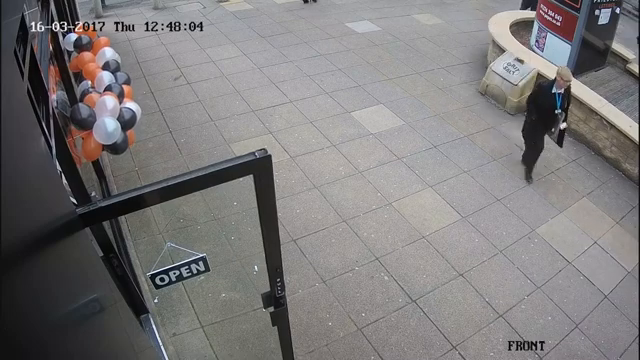
#> input picture frame 193 of cctv.mp4, 640 x 360 px
$ python 1MOG2.py
#> lines starting #> are read from the running program, lines starting #| are printed output that depends on the picture; after the words box and inside, x2 and y2 are one past the last pixel; in counts of white or black regions, pixels touching at a corner belong together
import cv2

# MOG2
MOG2_subtractor = cv2.createBackgroundSubtractorMOG2(detectShadows=True)

# Menggunakan webcam (0)
camera = cv2.VideoCapture("cctv.mp4")

while True:
    ret, frame = camera.read()
#> frame is the input picture: shape (360, 640, 3); mean B, G, R 122.5, 121.9, 124.3

    # Every frame is used both for calculating the foreground mask and for updating the background.
    foreground_mask = MOG2_subtractor.apply(frame)
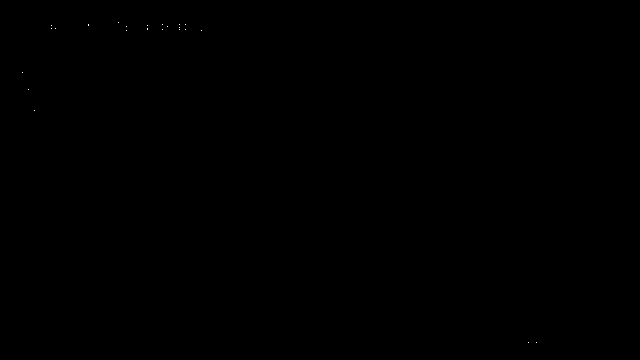
#> foreground_mask: shape (360, 640); values 127 (black) and 255 (white), 0.01% white in thin lines or dots, all inside (x1, y1, x2, y2) = (22, 22, 537, 343)

    # Threshold if it is bigger than 240 pixel is equal to 255 if smaller pixel is equal to 0
    # create binary image, it contains only white and black pixels
    ret, threshold = cv2.threshold(foreground_mask.copy(), 120, 255, cv2.THRESH_BINARY)
#> threshold: shape (360, 640); every value is 255

    # Dilation expands or thickens regions of interest in an image.
    dilated = cv2.dilate(threshold, cv2.getStructuringElement(cv2.MORPH_ELLIPSE, (5,5)), iterations=2)

    # Find contours
    contours, hier = cv2.findContours(dilated, cv2.RETR_EXTERNAL, cv2.CHAIN_APPROX_SIMPLE)
#> contours = [[[0, 0], [0, 359], [639, 359], [639, 0]]]

    # Check every contour if it exceeds certain value, draw bounding boxes
    for contour in contours:
        # If area exceeds certain value then draw bounding boxes
        if cv2.contourArea(contour) > 500:
            x, y, w, h = cv2.boundingRect(contour)
            cv2.rectangle(frame, (x, y), (x+w, y+h), (255, 255, 0), 2)
#> this loop made 1 pass
#> (contour, x, y, w, h) on pass 1: ([[0, 0], [0, 359], [639, 359], [639, 0]], 0, 0, 640, 360)
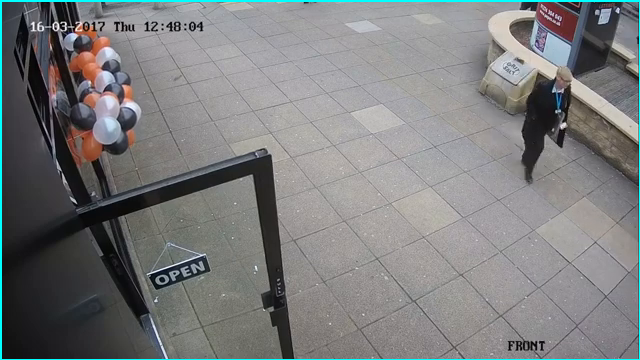
#> frame: shape (360, 640, 3); 1.3% of pixels changed, all inside (x1, y1, x2, y2) = (0, 0, 640, 360)

    cv2.imshow("Subtractor", foreground_mask)
    cv2.imshow("Threshold", threshold)
    cv2.imshow("Detection", frame)

    if cv2.waitKey(30) & 0xff == 27:
#> (key Esc is pressed here)
        break

camera.release()
cv2.destroyAllWindows()

$ run again, starting later in the video
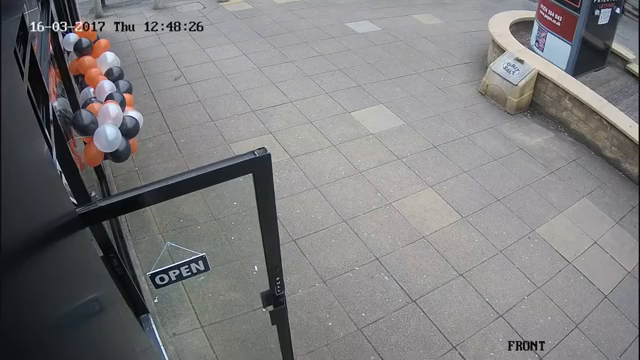
#> input picture frame 872 of cctv.mp4, 640 x 360 px
#> frame is the input picture: shape (360, 640, 3); mean B, G, R 126.1, 124.6, 125.5
#> foreground_mask: shape (360, 640); values 127 (black) and 255 (white), 0.01% white in thin lines or dots, all inside (x1, y1, x2, y2) = (28, 24, 532, 350)
#> threshold: shape (360, 640); every value is 255
#> contours = [[[0, 0], [0, 359], [639, 359], [639, 0]]]
#> the loop `for contour in contours:` made 1 pass
#> (contour, x, y, w, h) on pass 1: ([[0, 0], [0, 359], [639, 359], [639, 0]], 0, 0, 640, 360)
#> after the loop `for contour in contours:`:
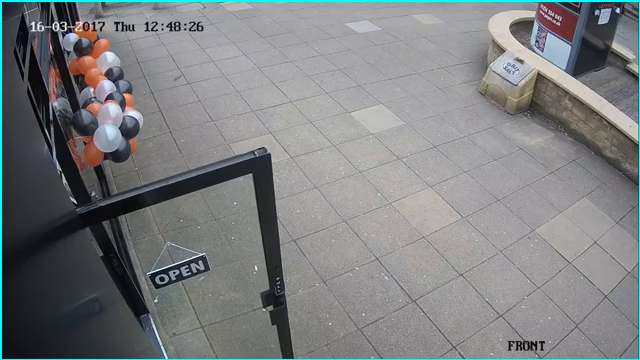
#> frame: shape (360, 640, 3); 1.3% of pixels changed, all inside (x1, y1, x2, y2) = (0, 0, 640, 360)

$ run again, starting later in the video
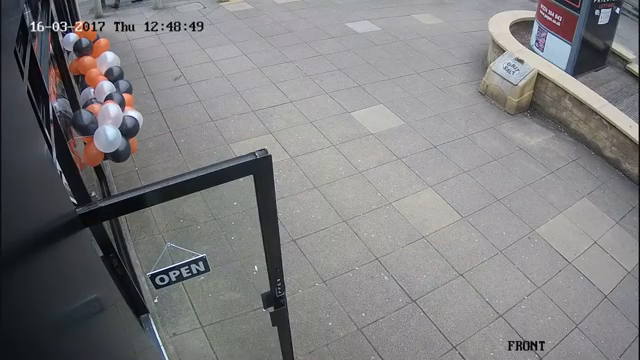
#> input picture frame 1550 of cctv.mp4, 640 x 360 px
#> frame is the input picture: shape (360, 640, 3); mean B, G, R 127.7, 125.9, 126.7
#> foreground_mask: shape (360, 640); values 127 (black) and 255 (white), 0.01% white in thin lines or dots, all inside (x1, y1, x2, y2) = (51, 23, 537, 350)
#> threshold: shape (360, 640); every value is 255
#> contours = [[[0, 0], [0, 359], [639, 359], [639, 0]]]
#> the loop `for contour in contours:` made 1 pass
#> (contour, x, y, w, h) on pass 1: ([[0, 0], [0, 359], [639, 359], [639, 0]], 0, 0, 640, 360)
#> after the loop `for contour in contours:`:
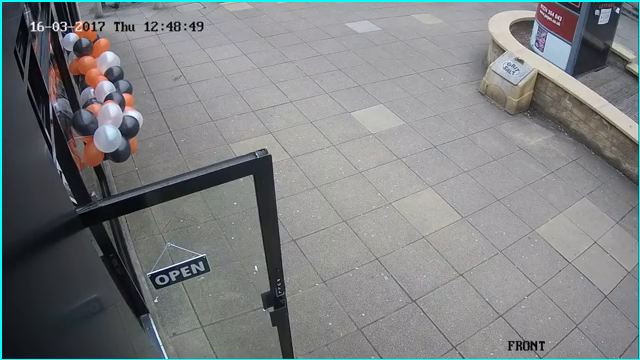
#> frame: shape (360, 640, 3); 1.3% of pixels changed, all inside (x1, y1, x2, y2) = (0, 0, 640, 360)
